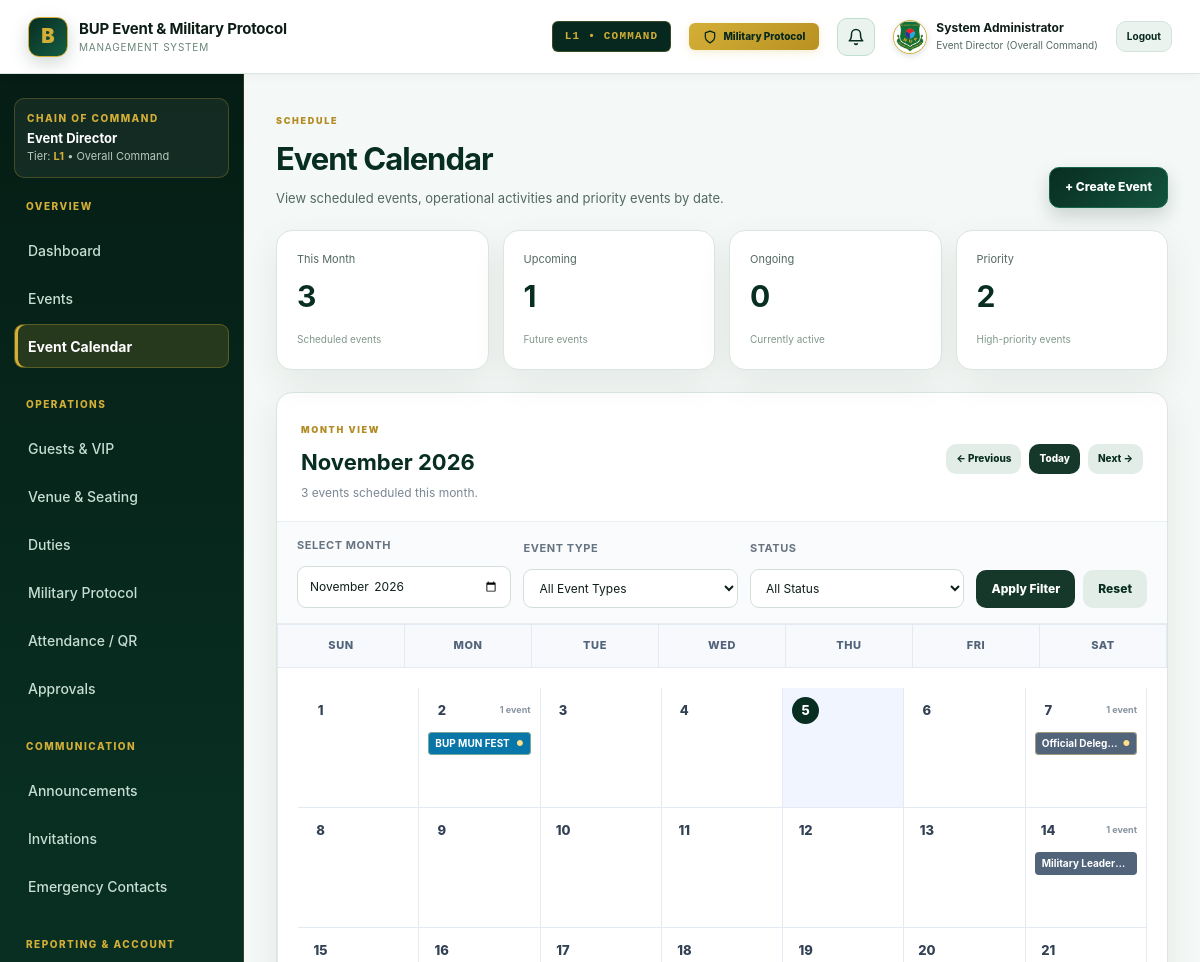
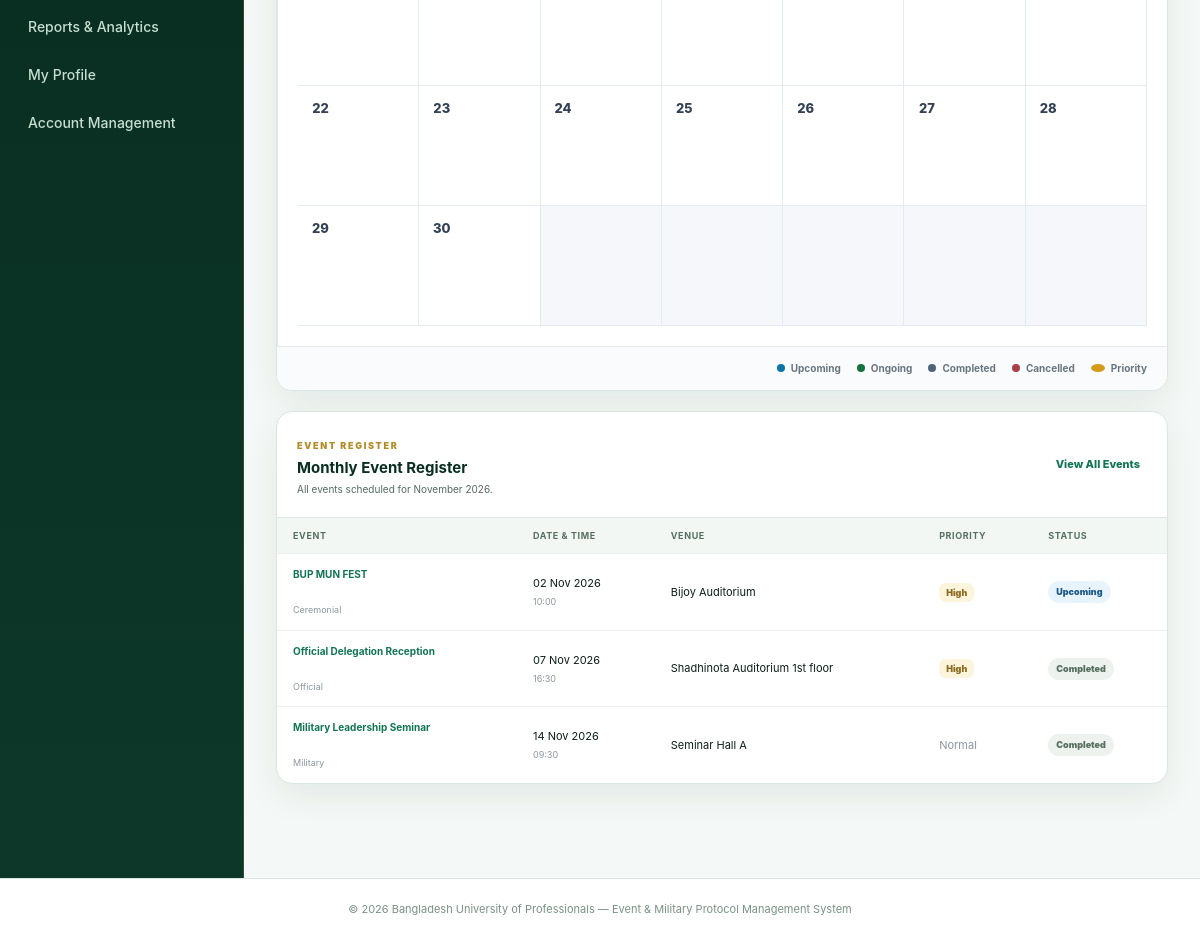
/calendar.php (signed in), run on the app's committed database (2 pictures, top to bottom).
### tables this page shows
CREATE TABLE `events` (
  `id` int(10) unsigned NOT NULL AUTO_INCREMENT,
  `name` varchar(200) NOT NULL,
  `event_type` varchar(60) NOT NULL,
  `mode` enum('Offline','Online','Hybrid') NOT NULL DEFAULT 'Offline',
  `event_date` date NOT NULL,
  `event_time` time NOT NULL,
  `venue` varchar(200) NOT NULL,
  `meeting_link` varchar(255) DEFAULT NULL,
  `description` text DEFAULT NULL,
  `budget_total` decimal(12,2) NOT NULL DEFAULT 0.00,
  `budget_approved` tinyint(1) NOT NULL DEFAULT 0,
  `budget_notes` text DEFAULT NULL,
  `event_director_id` int(10) unsigned DEFAULT NULL,
  `event_coordinator_id` int(10) unsigned DEFAULT NULL,
  `venue_lead_id` int(10) unsigned DEFAULT NULL,
  `backup_person_id` int(10) unsigned DEFAULT NULL,
  `status` enum('Upcoming','Ongoing','Completed','Cancelled') NOT NULL DEFAULT 'Upcoming',
  `priority` tinyint(1) NOT NULL DEFAULT 0,
  `approval_status` enum('Draft','Pending','Approved','Rejected','Confirmed') NOT NULL DEFAULT 'Pending',
  `approved_by` int(10) unsigned DEFAULT NULL,
  `approved_at` datetime DEFAULT NULL,
  `created_by` int(10) unsigned DEFAULT NULL,
  `created_at` timestamp NOT NULL DEFAULT current_timestamp(),
  `updated_at` timestamp NOT NULL DEFAULT current_timestamp() ON UPDATE current_timestamp(),
  PRIMARY KEY (`id`),
  KEY `idx_event_date` (`event_date`),
  KEY `idx_event_status` (`status`),
  KEY `created_by` (`created_by`),
  KEY `approved_by` (`approved_by`),
  CONSTRAINT `events_ibfk_1` FOREIGN KEY (`created_by`) REFERENCES `users` (`id`) ON DELETE SET NULL,
  CONSTRAINT `events_ibfk_2` FOREIGN KEY (`approved_by`) REFERENCES `users` (`id`) ON DELETE SET NULL
);

### calendar.php (the view, shortened to what the rows shown need)
<?php
$pdo = db();
$month = $_GET['month'] ?? date('Y-m');
$month_timestamp = strtotime($month . '-01');
$year = (int) date('Y', $month_timestamp);
$month_number = (int) date('n', $month_timestamp);
$month_name = date('F Y', $month_timestamp);
$days_in_month = (int) date('t', $month_timestamp);
$today_date = date('Y-m-d');
$sql = "
    SELECT
        id,
        name,
        event_type,
        event_date,
        event_time,
        venue,
        status,
        priority
    FROM events
    WHERE event_date >= ?
    AND event_date < ?
";
$params = [
    date('Y-m-d', $month_timestamp),
    date(
        'Y-m-d',
        strtotime('+1 month', $month_timestamp)
    )
];
$sql .= "
    ORDER BY
        event_date ASC,
        event_time ASC,
        name ASC
";
$stmt = $pdo->prepare($sql);
$stmt->execute($params);
$events = $stmt->fetchAll();
$events_by_date = [];
foreach ($events as $event) {
    $date_key = $event['event_date'];
    if (!isset($events_by_date[$date_key])) {
        $events_by_date[$date_key] = [];
    }
    $events_by_date[$date_key][] = $event;
}
require __DIR__ . '/includes/header.php';
?>
<div class="page-head calendar-page-head">
    <div>
        <h1>Event Calendar</h1>
    </div>
</div>
<section class="panel calendar-panel">
    <div class="calendar-toolbar">
        <div class="calendar-toolbar-info">
            <h2><?= e($month_name) ?></h2>
        </div>
    </div>
    <div class="calendar-grid">
        <?php for (
            $day = 1;
            $day <= $days_in_month;
            $day++
        ): ?>
            <?php
            $date_key = sprintf(
                '%04d-%02d-%02d',
                $year,
                $month_number,
                $day
            );
            $day_events = $events_by_date[$date_key] ?? [];
            $is_today = $date_key === $today_date;
            ?>
            <div
                class="calendar-day
                    <?= $is_today ? 'calendar-today' : '' ?>
                    <?= $day_events ? 'has-events' : '' ?>"
            >
                <div class="calendar-day-head">
                    <span
                        class="calendar-day-number
                        <?= $is_today ? 'today-number' : '' ?>"
                    >
                        <?= $day ?>
                    </span>
                    <?php if ($day_events): ?>
                        <span class="calendar-event-count">
                            <?= count($day_events) ?>
                            <?= count($day_events) === 1
                                ? 'event'
                                : 'events' ?>
                        </span>
                    <?php endif; ?>
                </div>
                <div class="calendar-events">
                    <?php foreach ($day_events as $event): ?>
                        <?php
                        $status_class = strtolower(
                            (string) $event['status']
                        );
                        $event_time = !empty($event['event_time'])
                            ? substr(
                                (string) $event['event_time'],
                                0,
                                5
                            )
                            : '';
                        $tooltip = $event['name'];
                        if ($event_time !== '') {
                            $tooltip .= ' · ' . $event_time;
                        }
                        if (!empty($event['venue'])) {
                            $tooltip .= ' · ' . $event['venue'];
                        }
                        if (!empty($event['priority'])) {
                            $tooltip .= ' · High priority';
                        }
                        ?>
                        <a
                            href="<?= BASE_URL ?>/event_view.php?id=<?= (int)$event['id'] ?>"
                            class="calendar-event-chip
                                status-<?= e($status_class) ?>
                                <?= !empty($event['priority'])
                                    ? 'priority-chip'
                                    : '' ?>"
                            title="<?= e($tooltip) ?>"
                            aria-label="<?= e($tooltip) ?>"
                        >
                            <span class="chip-title">
                                <?= e($event['name']) ?>
                            </span>
                            <?php if (!empty($event['priority'])): ?>
                                <span class="chip-priority">
                                    ●
                                </span>
                            <?php endif; ?>
                        </a>
                    <?php endforeach; ?>
                </div>
            </div>
        <?php endfor; ?>
    </div>
</section>
<section class="panel monthly-register">
    <div class="panel-head">
        <div>
            <h2>Monthly Event Register</h2>
        </div>
    </div>
    <div class="table-wrap">
        <table>
            <thead>
                <tr>
                    <th>Event</th>
                    <th>Date &amp; Time</th>
                    <th>Venue</th>
                    <th>Priority</th>
                    <th>Status</th>
                </tr>
            </thead>
            <tbody>
                <?php foreach ($events as $event): ?>
                    <tr>
                        <td>
                            <a
                                class="table-link"
                                href="<?= BASE_URL ?>/event_view.php?id=<?= (int)$event['id'] ?>"
                            >
                                <strong>
                                    <?= e($event['name']) ?>
                                </strong>
                            </a>
                            <small>
                                <?= e($event['event_type']) ?>
                            </small>
                        </td>
                        <td>
                            <?= e(date(
                                'd M Y',
                                strtotime($event['event_date'])
                            )) ?>
                            <small>
                                <?= e(
                                    !empty($event['event_time'])
                                        ? substr(
                                            (string)$event['event_time'],
                                            0,
                                            5
                                        )
                                        : '—'
                                ) ?>
                            </small>
                        </td>
                        <td>
                            <?= e($event['venue'] ?? '—') ?>
                        </td>
                        <td>
                            <?php if (!empty($event['priority'])): ?>
                                <span class="priority">
                                    High
                                </span>
                            <?php else: ?>
                                <span class="muted-text">
                                    Normal
                                </span>
                            <?php endif; ?>
                        </td>
                        <td>
                            <span
                                class="badge <?= e(
                                    strtolower(
                                        (string)$event['status']
                                    )
                                ) ?>"
                            >
                                <?= e($event['status']) ?>
                            </span>
                        </td>
                    </tr>
                <?php endforeach; ?>
            </tbody>
        </table>
    </div>
</section>
<?php require __DIR__ . '/includes/footer.php'; ?>

### data on the page
events: name "BUP MUN FEST", event_type "Ceremonial", event_date "02 Nov 2026", event_time "10:00", venue "Bijoy Auditorium", priority "High", status "Upcoming"
events: name "Official Deleg…", name "Official Delegation Reception", event_type "Official", event_date "07 Nov 2026", event_time "16:30", venue "Shadhinota Auditorium 1st floor", priority "High", status "Completed"
events: name "Military Leader…", name "Military Leadership Seminar", event_type "Military", event_date "14 Nov 2026", event_time "09:30", venue "Seminar Hall A", priority "Normal", status "Completed"

### other printed values
$b['label'] "L1 • COMMAND"
$isSupervisor ? 'Supervisor' : current_user()['name'] "System Administrator"
current_user()['role'] "Event Director"
current_department() "Overall Command"
current_level() "L1"
$total_events "3"
$upcoming_count "1"
$ongoing_count "0"
$priority_count "2"
$month_name "November 2026"
count($day_events) "1"
